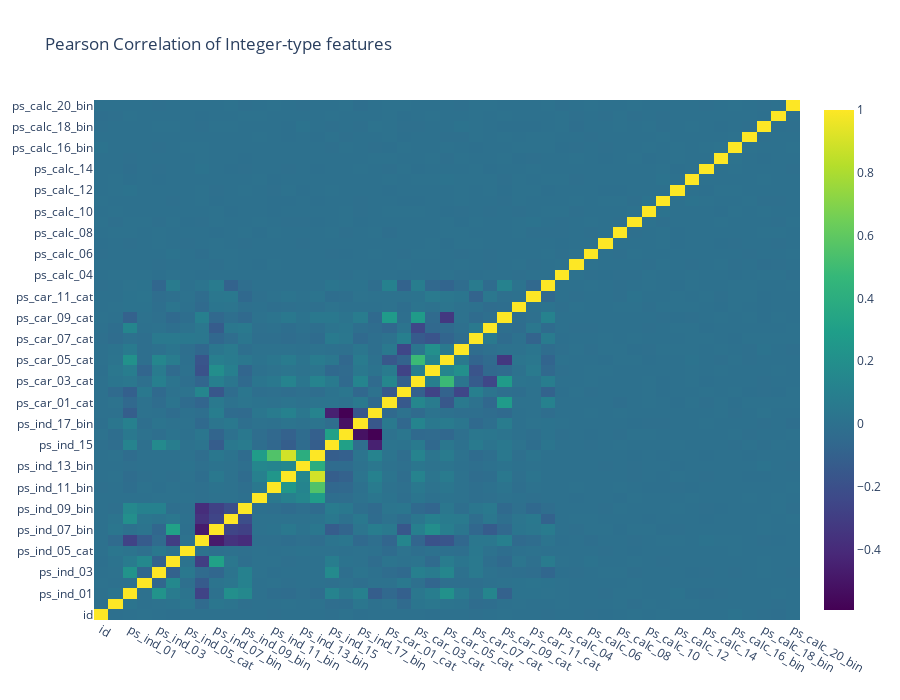

The notebook cell saved with this chart:
### Markdown cell above
#### Correlation of integer features

### Code cell
#train_int = train_int.drop(["id", "target"], axis=1)
# colormap = plt.cm.bone
# plt.figure(figsize=(21,16))
# plt.title('Pearson correlation of categorical features', y=1.05, size=15)
# sns.heatmap(train_cat.corr(),linewidths=0.1,vmax=1.0, square=True, cmap=colormap, linecolor='white', annot=False)
data = [
    go.Heatmap(
        z= train_int.corr().values,
        x=train_int.columns.values,
        y=train_int.columns.values,
        colorscale='Viridis',
        reversescale = False,
        #text = True ,
        opacity = 1.0 )
]

layout = go.Layout(
    title='Pearson Correlation of Integer-type features',
    xaxis = dict(ticks='', nticks=36),
    yaxis = dict(ticks='' ),
    width = 900, height = 700)

fig = go.Figure(data=data, layout=layout)
py.iplot(fig, filename='labelled-heatmap')

### Figure 1 — Plotly figure (JSON) as saved in the notebook; plotly's stock layout.template omitted (floating-point values rounded to 4 significant figures; data arrays with more than 128 entries replaced by an {"elided": "..."} marker saying what was removed)
{"data": [{"colorscale": [[0, "#440154"], [0.1111, "#482878"], [0.2222, "#3e4989"], [0.3333, "#31688e"], [0.4444, "#26828e"], [0.5556, "#1f9e89"], [0.6667, "#35b779"], [0.7778, "#6ece58"], [0.8889, "#b5de2b"], [1, "#fde725"]], "opacity": 1, "reversescale": false, "type": "heatmap", "x": ["id", "target", "ps_ind_01", "ps_ind_02_cat", "ps_ind_03", "ps_ind_04_cat", "ps_ind_05_cat", "ps_ind_06_bin", "ps_ind_07_bin", "ps_ind_08_bin", "ps_ind_09_bin", "ps_ind_10_bin", "ps_ind_11_bin", "ps_ind_12_bin", "ps_ind_13_bin", "ps_ind_14", "ps_ind_15", "ps_ind_16_bin", "ps_ind_17_bin", "ps_ind_18_bin", "ps_car_01_cat", "ps_car_02_cat", "ps_car_03_cat", "ps_car_04_cat", "ps_car_05_cat", "ps_car_06_cat", "ps_car_07_cat", "ps_car_08_cat", "ps_car_09_cat", "ps_car_10_cat", "ps_car_11_cat", "ps_car_11", "ps_calc_04", "ps_calc_05", "ps_calc_06", "ps_calc_07", "ps_calc_08", "ps_calc_09", "ps_calc_10", "ps_calc_11", "ps_calc_12", "ps_calc_13", "ps_calc_14", "ps_calc_15_bin", "ps_calc_16_bin", "ps_calc_17_bin", "ps_calc_18_bin", "ps_calc_19_bin", "ps_calc_20_bin"], "y": ["id", "target", "ps_ind_01", "ps_ind_02_cat", "ps_ind_03", "ps_ind_04_cat", "ps_ind_05_cat", "ps_ind_06_bin", "ps_ind_07_bin", "ps_ind_08_bin", "ps_ind_09_bin", "ps_ind_10_bin", "ps_ind_11_bin", "ps_ind_12_bin", "ps_ind_13_bin", "ps_ind_14", "ps_ind_15", "ps_ind_16_bin", "ps_ind_17_bin", "ps_ind_18_bin", "ps_car_01_cat", "ps_car_02_cat", "ps_car_03_cat", "ps_car_04_cat", "ps_car_05_cat", "ps_car_06_cat", "ps_car_07_cat", "ps_car_08_cat", "ps_car_09_cat", "ps_car_10_cat", "ps_car_11_cat", "ps_car_11", "ps_calc_04", "ps_calc_05", "ps_calc_06", "ps_calc_07", "ps_calc_08", "ps_calc_09", "ps_calc_10", "ps_calc_11", "ps_calc_12", "ps_calc_13", "ps_calc_14", "ps_calc_15_bin", "ps_calc_16_bin", "ps_calc_17_bin", "ps_calc_18_bin", "ps_calc_19_bin", "ps_calc_20_bin"], "z": {"elided": "49x49 float values"}}], "layout": {"height": 700, "title": {"text": "Pearson Correlation of Integer-type features"}, "width": 900, "xaxis": {"nticks": 36, "ticks": ""}, "yaxis": {"ticks": ""}}}
